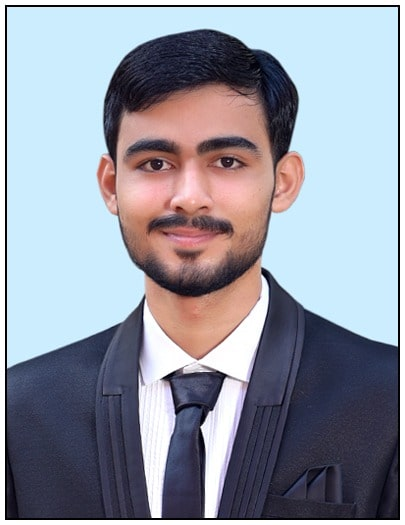
#> input picture Cartoonify Image/passport_photo.jpg, 405 x 525 px, found by its file name
$ python 'Cartoonify Image.py'
#> lines starting #> are read from the running program, lines starting #| are printed output that depends on the picture; after the words box and inside, x2 and y2 are one past the last pixel; in counts of white or black regions, pixels touching at a corner belong together
# -*- coding: utf-8 -*-
"""Cartoonify Image.ipynb

Automatically generated by Colaboratory.

Original file is located at
    https://colab.research.google.com/drive/14cEPZyAVtEAAmXswR05hGATgRwoz_r2M
"""

import cv2
import numpy as np
import matplotlib.pyplot as plt


# defining a function for reading file
def read_file(filename):
    img = cv2.imread(filename)
#> img is the input picture: shape (525, 405, 3); mean B, G, R 163.1, 150.7, 146.3
    img = cv2.cvtColor(img, cv2.COLOR_BGR2RGB)  # converting color to rgb from bgr as usually the color format is bgr
    plt.imshow(img)
    plt.show()
    return img


filename = r"C:\Users\hp\PycharmProjects\untitled1\passport_photo.jpg"
img = read_file(filename)


# using adaptive threshold for edge mask
def edge_mask(img, line_size, blur_value):
    # output edges of images
#> called with line_size = 11, blur_value = 7
    gray = cv2.cvtColor(img, cv2.COLOR_RGB2GRAY)  # input image
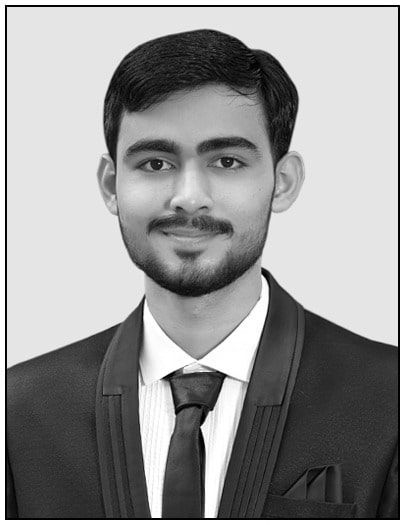
#> gray: shape (525, 405); min 0, max 255, mean 150.8
    gray_blur = cv2.medianBlur(gray, blur_value)
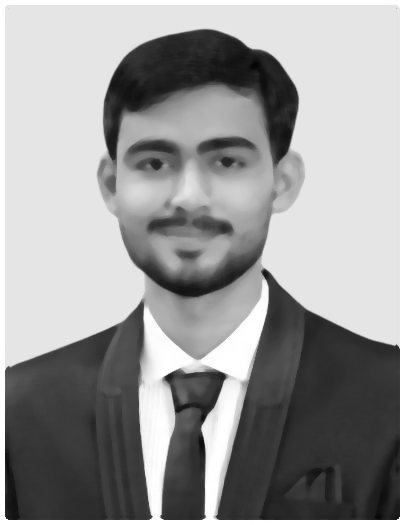
#> gray_blur: shape (525, 405); min 6, max 255, mean 153.9

    edges = cv2.adaptiveThreshold(gray_blur, 255, cv2.ADAPTIVE_THRESH_MEAN_C, cv2.THRESH_BINARY, line_size, blur_value)
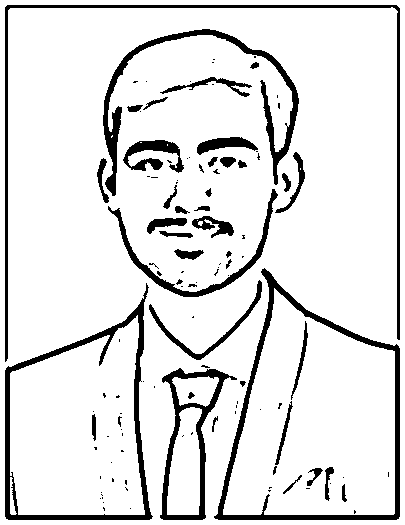
#> edges: shape (525, 405); 88.6% white; 115 black regions (72 under 20 px), largest, box (x1, y1, x2, y2) and area: (214, 268, 400, 520) 3941, (5, 283, 153, 520) 3651, (5, 5, 400, 362) 3231
    # output edges of images
    return edges


line_size, blur_value = 11, 7  # we can play with line size and blur value also
edges = edge_mask(img, line_size, blur_value)

plt.imshow(edges, cmap="gray")  # gray or binary
plt.show()


# reduce the colour palette
def color_quantization(img, k):
    # transform the image
#> called with k = 8
    data = np.float32(img).reshape((-1, 3))

    # determine criteria
    criteria = (cv2.TERM_CRITERIA_EPS + cv2.TERM_CRITERIA_MAX_ITER, 20, 0.001)

    # implementing k-means #k clusters are formed randomly
    ret, label, center = cv2.kmeans(data, k, None, criteria, 10, cv2.KMEANS_RANDOM_CENTERS)
#> ret = 83059970.4; center = [[160.5, 111.7, 103.3], [36.03, 35.83, 52.94], [209.1, 153.3, 138.8], [234.5, 180.4, 175], [252.1, 252.2, 253.4], [63.87, 64.16, 86.06], [204.6, 236.3, 253.2], [173.5, 174, 192.6]]
    center = np.uint8(center)
#> center = [[160, 111, 103], [36, 35, 52], [209, 153, 138], [234, 180, 175], [252, 252, 253], [63, 64, 86], [204, 236, 253], [173, 173, 192]]

    result = center[label.flatten()]
    result = result.reshape(img.shape)
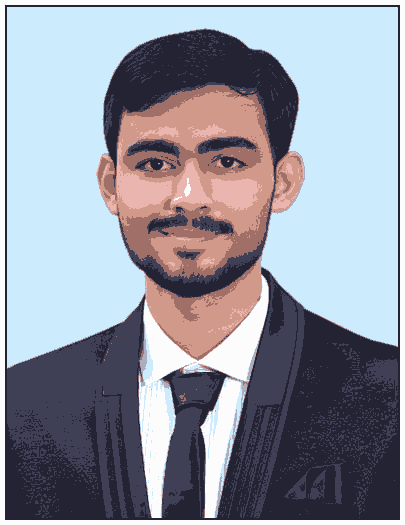
#> result: shape (525, 405, 3); mean R, G, B 145.9, 150.2, 162.6

    return result


img = color_quantization(img, k=8)  # k no of colors

plt.imshow(img)
plt.show()

# reduce the noise the image will get a little bit blurred up
blurred = cv2.bilateralFilter(img, d=7, sigmaColor=200, sigmaSpace=200)  # d is diameter of each pixel

plt.imshow(img)
plt.show()


# combine edge mask with the quantiz img
def cartoon():
    c = cv2.bitwise_and(blurred, blurred, mask=edges)
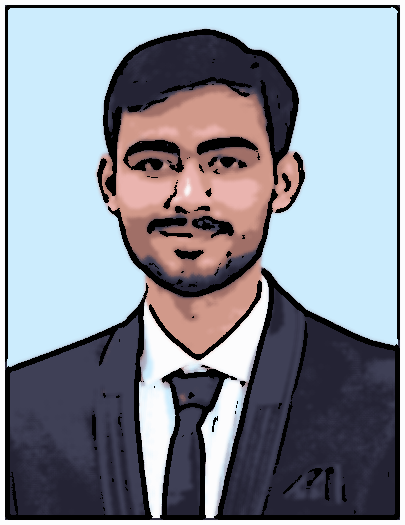
#> c: shape (525, 405, 3); mean R, G, B 137.5, 142.5, 153.2

    plt.imshow(c)
    plt.title("CARTOONIFIED IMG")
    plt.show()


cartoon()
